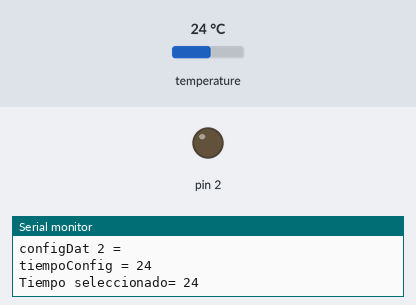
A sketch run on a simulated Arduino Uno, built with avr-gcc and run on an emulated ATmega328P. Parts: output pins drawn as LEDs (lit = HIGH), the last lines printed to the serial monitor. The inputs (shaded band) are chosen by the test bench; at power-on: temperature 24 °C. Storage starts empty.

Above: at 0.2 s.
At 1.3 s:
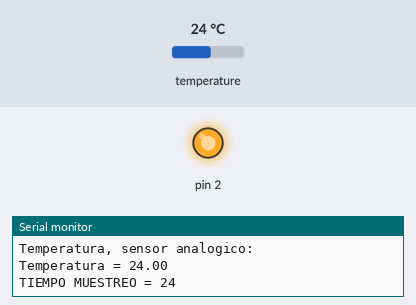
Timing chart, 0 to 2.8 s (numbered marks = the images above):
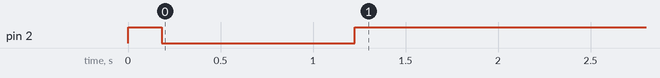

The sketch:

Termografo_NANO_TMP1820.ino.ino
```cpp
#include <SPI.h>
#include <SD.h>

//temp_anal
#include <OneWire.h>

int TIME = 1;  //SEGUNDOS

//temp digital
OneWire ds(7);  // on pin 10 (a 4.7K resistor is necessary)

float temp_anal;

//variables config
byte configDat[10];
int numCon = 0;


File myFile;


int tiempo = 0;
int nReg = 0;
int numArch = 0;
String nombreArchivo = "regdat";
String terminacion = ".txt";
String nombreArchivoCompl = "";

void resetearArray() {
  // Establecer todos los elementos del array en 255
  for (int i = 0; i < 10; i++) {
    configDat[i] = 255;
  }
}

void creaRegistro(){
  do {
    nombreArchivoCompl = nombreArchivo + String(numArch) + terminacion;
    numArch++;
  } while (SD.exists("ARDUINO/Proyect/registro/" + nombreArchivoCompl));
}

void setup() {
  //variables config
  String tiempoConfig = "";
  byte lect = 255;
  //int lineaConfig = 0;
  int hora = 0;

  pinMode(2, OUTPUT);
  digitalWrite(2, HIGH);

  Serial.begin(9600);
  SD.begin(4);

  resetearArray();
  // SD.mkdir("Arduino");
  SD.mkdir("ARDUINO/Proyect/registro");
  SD.mkdir("ARDUINO/Proyect/config");


  creaRegistro();

  SD.remove("ARDUINO/Proyect/config/config.ini");


  // Lee la primera linea del archivo y la admite como el valor de Tiempo muestreo
  ///////////////////////////// LECTOR DE ARCHIVO CONFIG, HAY QUE REPASARLO PORQUE NO FUNCIONA
  myFile = SD.open("ARDUINO/Proyect/config/config.ini", FILE_WRITE);
  myFile.println("24");  //tiempo de muestreo

  myFile.close();

  myFile = SD.open("ARDUINO/Proyect/config/config.ini", FILE_READ);

  //Importante, para leer el valor correctamente en el archivo debe haber un \n , es decir si se escribe el valor mediante codigo usar println y si no dar enter a mano

  while ((lect = myFile.read()) != 255) {
    Serial.println(lect);
    if ((lect != '\n') || (lect = myFile.read() == 255)) {
      configDat[numCon] = lect;
      numCon++;
    } else {
      //lineaConfig++;
      for (int z = 0; z < numCon; z++) {
        char charActual = char(configDat[z]);
        tiempoConfig += charActual;

        Serial.print("configDat ");
        Serial.print(z);
        Serial.print(" = ");
        Serial.println(charActual);
        Serial.print("tiempoConfig = ");
        Serial.println(tiempoConfig);
      }

      resetearArray();
    }

    TIME = tiempoConfig.toInt();

    //Habrá que ver como leer las distintas lineas del archivo de configuración
    /*switch (lineaConfig) {
      case 1:
        TIME = tiempoConfig.toInt();
        break;
      case 2:
        hora = tiempoConfig.toInt();
        break;
      default:
        break;
    }*/
  }

  Serial.print("Tiempo seleccionado= ");
  Serial.println(TIME);
  Serial.print("HORA seleccionado= ");
  Serial.println(hora);
  myFile.close();
  /////////////////////////////

  Serial.print("Tiempo seleccionado= ");
  Serial.println(TIME);
  digitalWrite(2, LOW);
}


void loop() {

  byte i;
  byte data[9];
  byte addr[8];
  float celsius;

  if (!ds.search(addr)) {
    ds.reset_search();
    delay(250);
    return;
  }

  if (OneWire::crc8(addr, 7) != addr[7]) {
    return;
  }

  // the first ROM byte indicates which chip
  switch (addr[0]) {
    case 0x10:
      break;
    case 0x28:
      break;
    case 0x22:
      break;
    default:
      return;
  }


  ds.reset();
  ds.select(addr);
  ds.write(0x44, 1);  // start conversion, with parasite power on at the end
  delay(1000);        // maybe 750ms is enough, maybe not

  ds.reset();
  ds.select(addr);
  ds.write(0xBE);  // Read Scratchpad

  for (i = 0; i < 9; i++) {
    data[i] = ds.read();
  }

  // Convert the data to actual temperature
  int16_t raw = (data[1] << 8) | data[0];
  if (addr[0] == 0x10) {
    raw = raw << 3;  // 9 bit resolution default
    if (data[7] == 0x10) {
      raw = (raw & 0xFFF0) + 12 - data[6];
    }
  } else {
    byte cfg = (data[4] & 0x60);
    if (cfg == 0x00) raw = raw & ~7;       // 9 bit resolution, 93.75 ms
    else if (cfg == 0x20) raw = raw & ~3;  // 10 bit res, 187.5 ms
    else if (cfg == 0x40) raw = raw & ~1;  // 11 bit res, 375 ms
  }
  celsius = (float)raw / 16.0;

  temp_anal = celsius;

  Serial.println("Temperatura, sensor analogico:");
  Serial.print("Temperatura = ");
  Serial.println(String(temp_anal));

  Serial.print("TIEMPO MUESTREO = ");
  Serial.println(String(TIME));

  myFile = SD.open("ARDUINO/Proyect/registro/" + nombreArchivoCompl, FILE_WRITE);

  myFile.print(tiempo);
  myFile.print(";");
  myFile.print(nReg);
  myFile.print(";");
  myFile.println(String(temp_anal));


  myFile.close();
  digitalWrite(2, HIGH);

  nReg++;
  delay(TIME * 1000);
  tiempo = tiempo + TIME;
}
```

Measured:
- by itself, pin 2: HIGH → LOW at 0.18 s, → HIGH 1.0 s later
